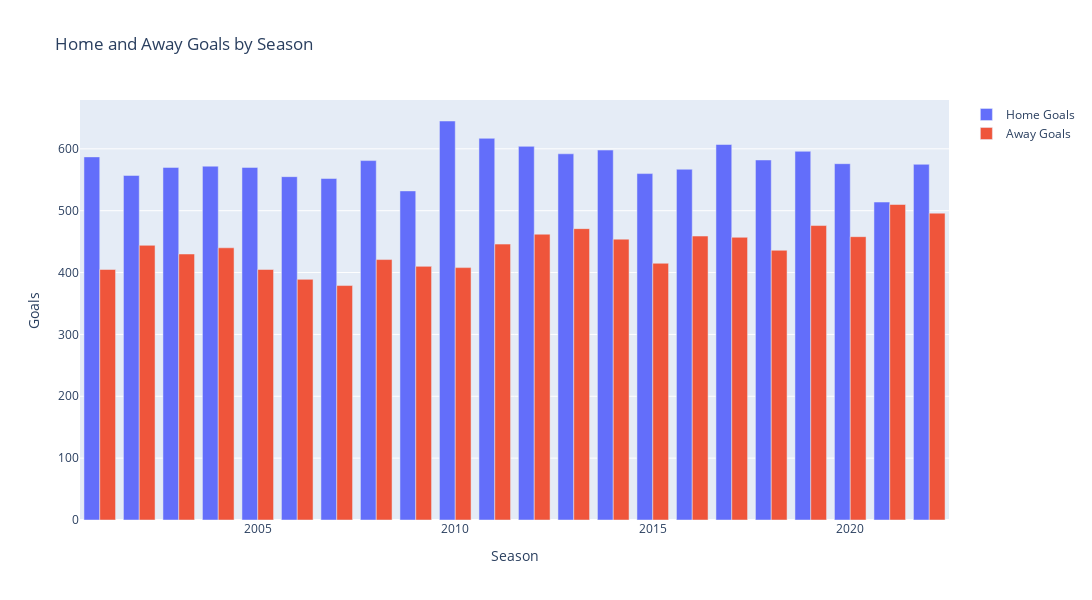

Here is the notebook cell this chart was saved with:
### Code cell
goals_by_season = stats_df.groupby(['Season']).sum()[['FTHG','FTAG']].reset_index()
# Create a figure with two subplots
fig = go.Figure()


# Add the first set of bars to the first subplot
fig.add_trace(go.Bar(x=goals_by_season['Season'], y=goals_by_season['FTHG'], name='Home Goals'))
# Add the second set of bars to the second subplot
fig.add_trace(go.Bar(x=goals_by_season['Season'], y=goals_by_season['FTAG'], name='Away Goals'))
fig.update_layout(title='Home and Away Goals by Season',xaxis_title='Season', yaxis_title='Goals',
                           width=1200, height=600)

# Show the figure
fig.show()

### Figure 1 — Plotly figure (JSON) as saved in the notebook; plotly's stock layout.template omitted (floating-point values rounded to 4 significant figures)
{"data": [{"name": "Home Goals", "type": "bar", "x": [2001, 2002, 2003, 2004, 2005, 2006, 2007, 2008, 2009, 2010, 2011, 2012, 2013, 2014, 2015, 2016, 2017, 2018, 2019, 2020, 2021, 2022], "y": [587, 557, 570, 572, 570, 555, 552, 581, 532, 645, 617, 604, 592, 598, 560, 567, 607, 582, 596, 576, 514, 575]}, {"name": "Away Goals", "type": "bar", "x": [2001, 2002, 2003, 2004, 2005, 2006, 2007, 2008, 2009, 2010, 2011, 2012, 2013, 2014, 2015, 2016, 2017, 2018, 2019, 2020, 2021, 2022], "y": [405, 444, 430, 440, 405, 389, 379, 421, 410, 408, 446, 462, 471, 454, 415, 459, 457, 436, 476, 458, 510, 496]}], "layout": {"height": 600, "title": {"text": "Home and Away Goals by Season"}, "width": 1200, "xaxis": {"title": {"text": "Season"}}, "yaxis": {"title": {"text": "Goals"}}}}
